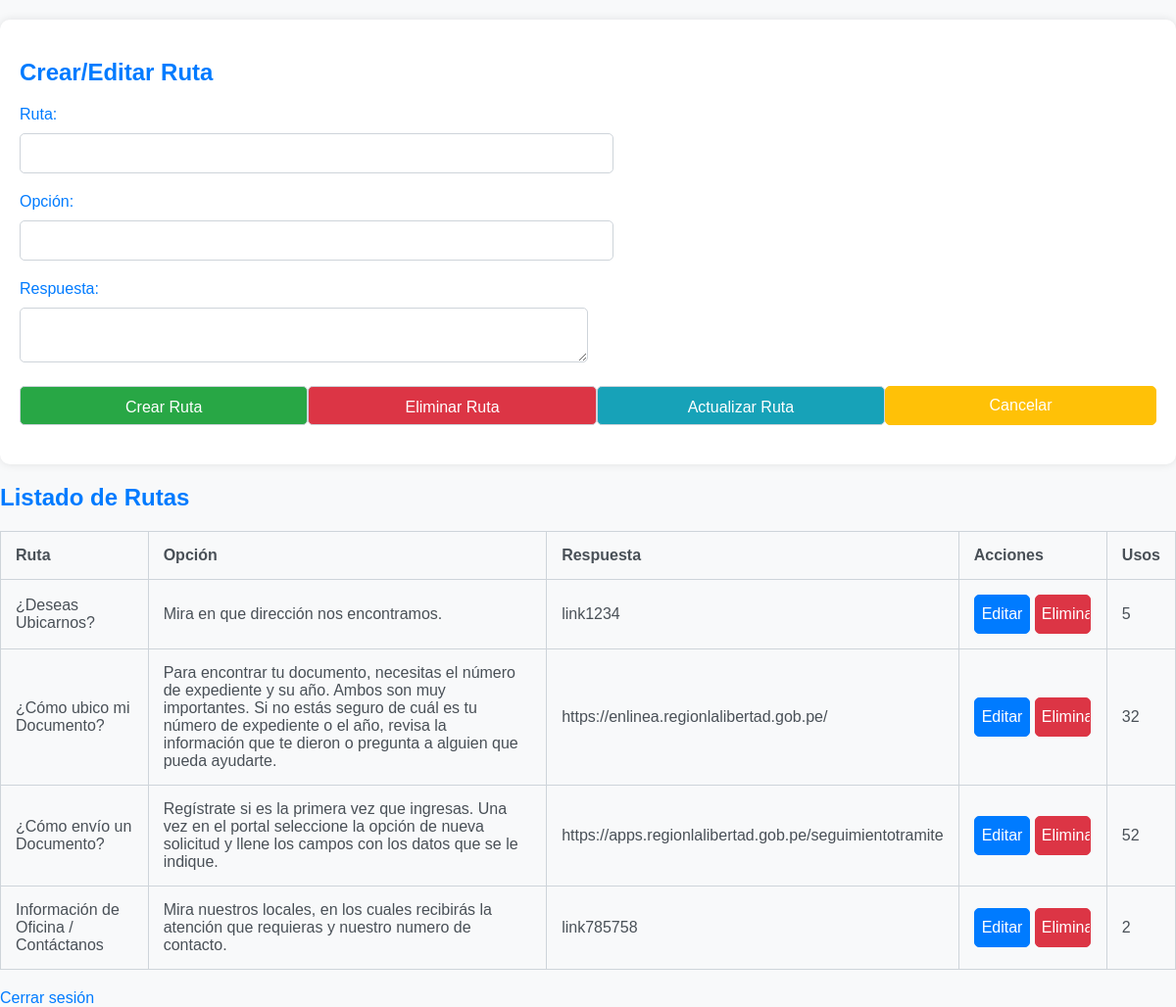
/chatbot-gore/admin.php (signed in), run on an earlier commit of the app's database.
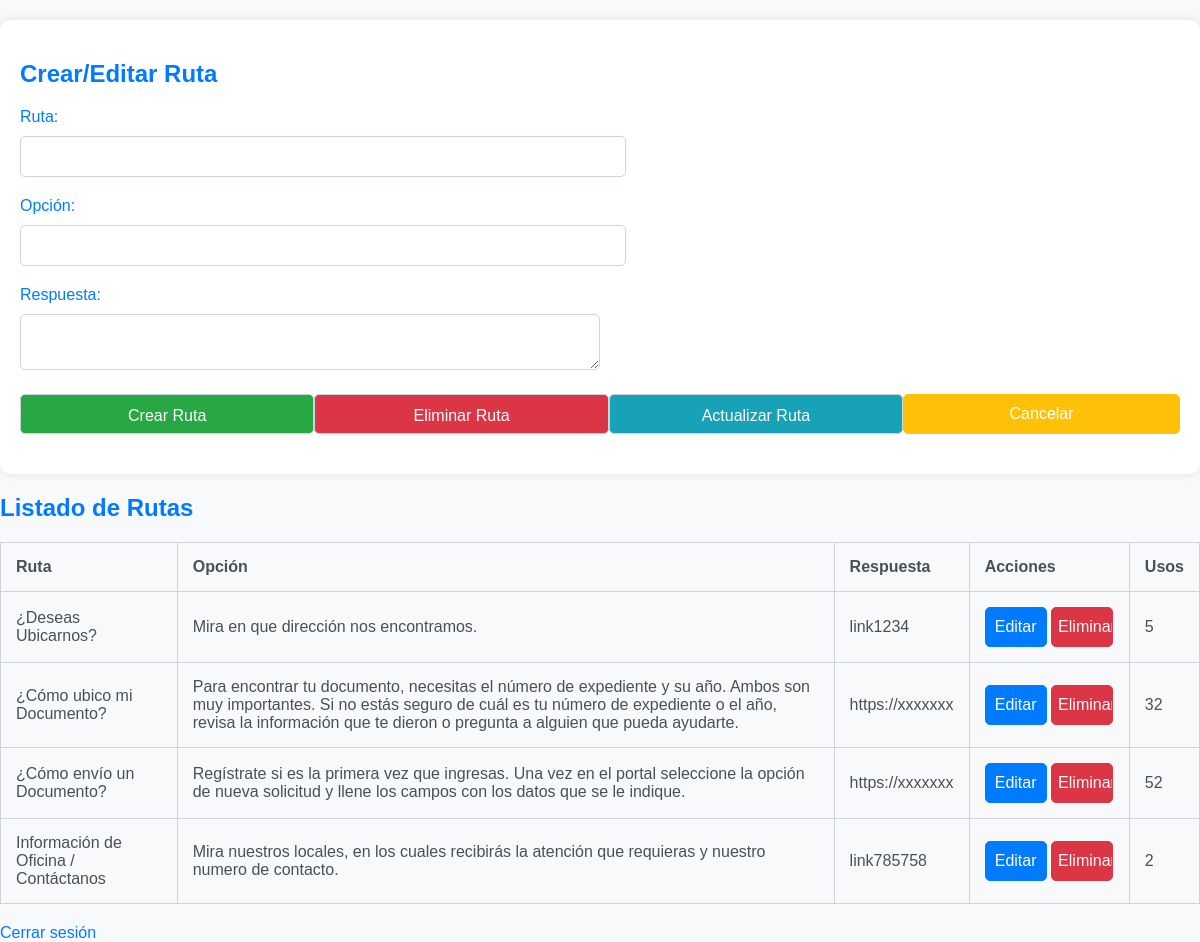
And on a later commit of the database.
### tables this page shows
CREATE TABLE IF NOT EXISTS `rutas` (
  `id` int NOT NULL AUTO_INCREMENT,
  `ruta` varchar(255) NOT NULL,
  `opcion` varchar(255) NOT NULL,
  `respuesta` text NOT NULL,
  `opcion_count` int NOT NULL DEFAULT '0',
  `uso_count` int NOT NULL DEFAULT '0',
  PRIMARY KEY (`id`)
);

### chatbot-gore/admin.php (the view, shortened to what this page needs)
<!DOCTYPE html>
<html lang="es">
<head>
    <link rel="stylesheet" type="text/css" href="style_admin.css">
</head>
<body>
<?php
require_once 'conexion.php';
function listarRutas($conn) {
    $stmt = $conn->prepare("SELECT rutas.*, COUNT(chat_usos.id) as usos FROM rutas LEFT JOIN chat_usos ON rutas.id = chat_usos.ruta_id GROUP BY rutas.id");
    $stmt->execute();
    echo "<div class='route-list'>
            <h2>Listado de Rutas</h2>
            <table>
                <tr>
                    <th>Ruta</th>
                    <th>Opción</th>
                    <th>Respuesta</th>
                    <th>Acciones</th>
                    <th>Usos</th>
                </tr>";
    while ($row = $stmt->fetch(PDO::FETCH_ASSOC)) {
        echo "<tr>
                <td>{$row['ruta']}</td>
                <td>{$row['opcion']}</td>
                <td>{$row['respuesta']}</td>
                <td>
                    <button class='edit-button' onclick='editarRuta({$row['id']}, \"{$row['ruta']}\", \"{$row['opcion']}\", \"{$row['respuesta']}\")'>Editar</button>
                    <form action='procesar_ruta.php' method='post' style='display:inline;'>
                        <input type='hidden' name='ruta_id' value='{$row['id']}'>
                        <input type='submit' name='submit' value='Eliminar Ruta' class='delete-button'>
                    </form>
                </td>
                <td>{$row['usos']}</td>
            </tr>";
    }
    echo "</table></div>";
}
$admin_authenticated = isset($_SESSION['admin_authenticated']) && $_SESSION['admin_authenticated'];
if ($admin_authenticated) {
    echo "<div class='admin-form'>
            <h2>Crear/Editar Ruta</h2>
            <form action='procesar_ruta.php' method='post' onsubmit='return validarFormulario()'>
                <label for='ruta'>Ruta:</label>
                <input type='text' name='ruta' id='ruta' required><br>
                <label for='opcion'>Opción:</label>
                <input type='text' name='opcion' id='opcion' required><br>
                <label for='respuesta'>Respuesta:</label>
                <textarea name='respuesta' id='respuesta' required></textarea><br>
                <div class='button-container'>
                    <input type='submit' name='submit' value='Crear Ruta' class='create-button'>
                    <input type='submit' name='submit' value='Eliminar Ruta' class='delete-button'>
                    <input type='submit' name='submit' value='Actualizar Ruta' class='update-button'>
                    <button type='button' class='cancel-button' onclick='limpiarFormulario()'>Cancelar</button>
                </div>
                <input type='hidden' name='ruta_id' id='ruta_id' value=''>
            </form>
        </div>";
    listarRutas($conn);
    echo "<a href='logout.php'>Cerrar sesión</a>";
} else {
    header("Location: login.php");
    exit();
}
?>
</body>
</html>

### chatbot-gore/style_admin.css (style rules this page uses)
body { background-color: #f8f9fa; color: #495057; font-family: 'Poppins', sans-serif; margin: 0; }
h2 { color: #007BFF; margin-bottom: 20px; }
table { width: 100%; border-collapse: collapse; margin-top: 20px; }
table, th, td { border: 1px solid #ced4da; }
th, td { padding: 15px; text-align: left; }
.admin-form { background-color: #ffffff; box-shadow: 0 0 10px rgba(0, 0, 0, 0.1); border-radius: 10px; padding: 20px; margin-top: 20px; }
.admin-form h2 { color: #007BFF; margin-bottom: 20px; }
.admin-form label { display: block; margin-bottom: 10px; color: #007BFF; }
.admin-form input, .admin-form textarea { width: 50%; padding: 12px; margin-bottom: 20px; border: 1px solid #ced4da; border-radius: 5px; }
.admin-form textarea { width: calc(100% - 24px); max-width: 50%; padding: 12px; margin-bottom: 20px; border: 1px solid #ced4da; border-radius: 5px; box-sizing: border-box; }
.button-container { display: flex; justify-content: space-between; }
.create-button, .delete-button, .edit-button, .logout-button, .cancel-button, .update-button { height: 40px; width: 48%; color: #fff; font-size: 16px; cursor: pointer; outline: none; border-radius: 5px; transition: background-color 0.3s ease; }
.create-button { background-color: #28a745; border: 1px solid #28a745; }
.delete-button { background-color: #dc3545; border: 1px solid #dc3545; }
.edit-button { background-color: #007BFF; border: 1px solid #007BFF; }
.cancel-button { background-color: #ffc107; border: 1px solid #ffc107; }
.update-button { background-color: #17a2b8; border: 1px solid #17a2b8; font-family: 'Poppins', sans-serif; }
a { color: #007BFF; text-decoration: none; display: block; margin-top: 20px; }

What changed in the data, as far as the page shows it:
changed rutas "¿Cómo ubico mi Documento?": respuesta "https://enlinea.regionlalibertad.gob.pe/" → "https://xxxxxxx"
changed rutas "¿Cómo envío un Documento?": respuesta "https://apps.regionlalibertad.gob.pe/seguimientotramite" → "https://xxxxxxx"
